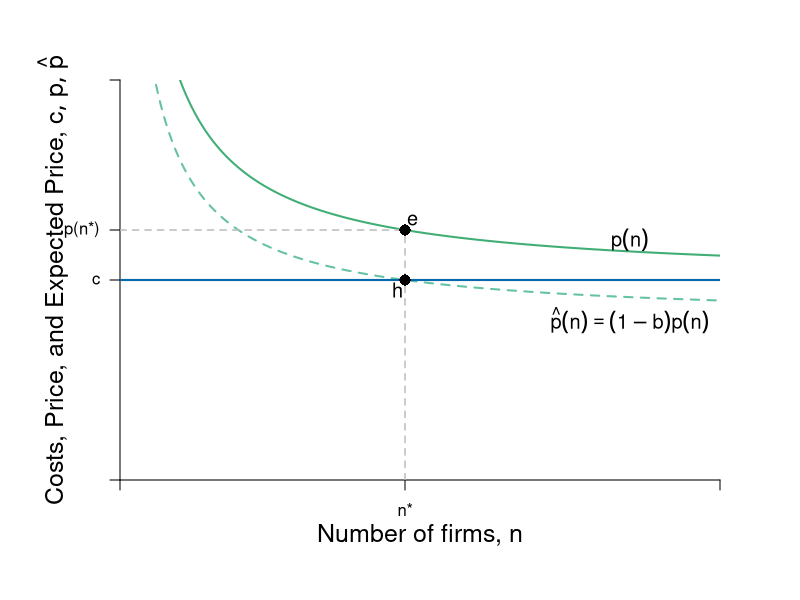

R code for this plot:
require(shape)
pdf(file = "competitionmarkets/long_run_n.pdf", width = 9, height = 7)

#Set parameters for graphics
axislabelsize <- 1.5
labelsize <- 1.2
graphlinewidth <- 2
segmentlinewidth <- 1.5

COL <- c("#7fc97f", "#beaed4", "#fdc086", "#ffff99", "#386cb0", "#f0027f", "#bf5b17", "#666666")
COLA <- c("#e0f3db", "#99d8c9","#66c2a4","#41ae76", "#238b45", "#005824")
COLB <- c("#c6dbef", "#4eb3d3", "#2b8cbe", "#0868ac","#084081")
COLC <- c("#fcfbfd", "#efedf5", "#dadaeb", "#bcbddc", "#9e9ac8", "#807dba", "#6a51a3", "#54278f", "#3f007d")

par(mar =  c(6, 6, 4, 4))

Profit <- function(n, pbar = 60, c = 10, beta = 0.5) {
  (pbar - c)^2 / (((n + 1)^2)*beta)
}

totaln <- function(pi, pbar = 60, c = 10, beta = 0.5){
  (pbar - c)/(sqrt(pi*beta)) - 1
}

cournotPrice <- function(n, pbar = 60, c1 = 10) {
  c1 + (1/(n+1))*(pbar - c1)
}


# Barriers to entry
# Inputs: Probability of BTE (b) and number of firms
# Outputs: Price Level at some n
bte <- function(n, b = 0) {
  cournotPrice(n)*(1-b)
}

nstar <- function(b, pbar = 60, c = 10){
(pbar*(1 - b) - c) / (b*c)
}

#Levels for the barriers to entry specified here
barriers <- c(0.2, 0.5, 0.71)
costs <- c(5, 10)

xlims <- c(0, 40)
ylims <- c(0, 20)

plot(0, 0, xlim = xlims, ylim = ylims, type = "n",
     xlab = expression(paste("")),
     ylab = expression(paste("")), 
     xaxt = "n", 
     yaxt = "n", 
     cex.lab = axislabelsize, 
     bty = "n",
     xaxs="i", 
     yaxs="i")

ticksy <- c(0, 10, cournotPrice(n = nstar(b = barriers[1]), c = costs[2]),  ylims[2])
ylabels <- c(NA, expression(c), expression(paste(p,"(n*)")), NA)
ticksx <- c(0, nstar(b = barriers[1]), xlims[2])
xlabels <- c(NA, expression(paste(n,"*")), NA)

axis(1, at = ticksx, pos = 0, labels = xlabels)
axis(2, at = ticksy, pos = 0, labels = ylabels, las = 1)

npts <- 500 
xx1 <- seq(xlims[1], xlims[2], length.out = npts)

#Lines for barrier graph
#lines(xx1, bte(n = xx1, b = barriers[3]), col = COLA[3], lty = 2, lwd = segmentlinewidth)
#lines(xx1, bte(n = xx1, b = barriers[2]), col = COLA[3], lty = 2, lwd = segmentlinewidth)
lines(xx1, bte(n = xx1, b = barriers[1]), col = COLA[3], lty = 2, lwd = graphlinewidth)

#Price with no barriers
# No Barrier --- Green
lines(xx1, cournotPrice(xx1, c = costs[2]), col = COLA[4], lwd = graphlinewidth) 

# lines(xx1, Profit(xx1, c = 0.25), col = COLA[4], lty = 2, lwd = segmentlinewidth)

#Label axes
mtext(expression(paste("Number of firms, ", n)), side=1, line = 2.5, cex = axislabelsize)
text(-4.5, 0.5*ylims[2], expression(paste("Costs, Price, and Expected Price, ", list(c, p, hat(p)) )), xpd = TRUE, cex = axislabelsize, srt = 90) 

#Arrows(18, 6.8, 18, 4.5, col = "black", lty = 1, code = 2, lwd = 2, arr.type = "triangle", arr.lwd = 0.5)
# text(16, 5.75, expression(paste("Decrease in ", rho)), cex = labelsize)


#text(5, 11, expression(paste(c)), cex = labelsize)
# text(19, 4.4, expression(paste(rho[1])), cex = labelsize)

#Arrows(4, 9, 7.8, 9, col = "black", lty = 1, code = 2, lwd = 2, arr.type = "triangle", arr.lwd = 0.5)
# text(5.7, 10, expression(paste("Decrease in ", c)), cex = labelsize)

text(34, 12, expression(paste(p(n))), cex = labelsize)
text(34, 8, expression(paste(hat(p)*(n) == (1-b)*p(n) )), cex = labelsize)

#line for the marginal cost
segments(0, 10, xlims[2], 10, lty = 1, col = COLB[4] , lwd = graphlinewidth)

#segments for price and number of firms
segments(nstar(b = barriers[1]), 
         0, 
         nstar(b = barriers[1]), 
         cournotPrice(n = nstar(b = barriers[1]), c = costs[2]), 
         lty = 2, col = "gray", lwd = segmentlinewidth)
segments(0, 
         cournotPrice(n = nstar(b = barriers[1]), c = costs[2]), 
         nstar(b = barriers[1]), 
         cournotPrice(n = nstar(b = barriers[1]), c = costs[2]), 
         lty = 2, col = "gray", lwd = segmentlinewidth)

# segments(4.5, 0, 4.5, 6.8, lty = 2, col = "grey", lwd = segmentlinewidth)
# segments(0, 6.8, 4.5, 6.8, lty = 2, col = "grey", lwd = segmentlinewidth)
# 

points(nstar(b = barriers[1]), 
       bte(n = nstar(b = barriers[1]), b = barriers[1]), 
       pch = 16, col = "black", cex = 1.5
       )

text(x = nstar(b = barriers[1]) - 0.5, 
     y = bte(n = nstar(b = barriers[1]), b = barriers[1]) - 0.5, 
     expression(paste(h)), cex = labelsize) 

points(nstar(b = barriers[1], c = costs[2]),
       cournotPrice(n = nstar(b = barriers[1], c = costs[2])),
       pch = 16, col = "black", cex = 1.5
       )

text(x = nstar(b = barriers[1]) + 0.5, 
     y = cournotPrice(n = nstar(b = barriers[1])) + 0.5, 
     expression(paste(e)), cex = labelsize) 


dev.off()
